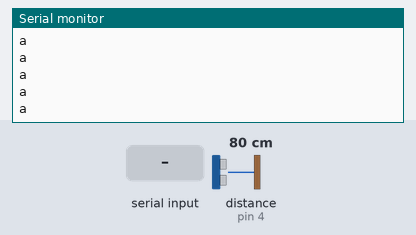
Recording of a sketch running on a simulated Arduino Uno, built with avr-gcc and run on an emulated ATmega328P. Shown: the last lines printed to the serial monitor. Wiring (inferred from the names in the program): ultrasonic range finder: trigger pin 5; echo pin 4. Inputs (shaded band) come from the test bench; at power-on: distance to the obstacle (sensor on pin 4) 80 cm. The echo pulse lasts 58.3 µs per cm.

Above: at 1.2 s.
1.3 s: "1" received over Serial
At 1.38 s:
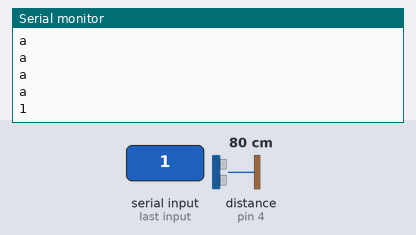
3.2 s: "2" received over Serial
At 3.38 s:
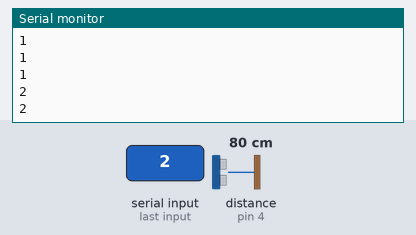

Measured:
- after the input at 1.3 s, the serial monitor: prints a new line after 0.08 s (image 1)
- after the input at 3.2 s, the serial monitor: prints a new line after 0.07 s (image 2)

The sketch:

revise1.ino
```cpp
#include <Stepper.h>
const int stepsPerRevolution = 200;  // change this to fit the number of steps per revolution
// for your motor

// initialize the stepper library on pins 8 through 11:
Stepper myStepper(stepsPerRevolution, 8, 9);


//超声波测距模块 Trig接Arduino板的Digital 5口，触发测距；Echo接Digital 4口，接收距离信号。
int inputPin=4; // 定义超声波信号接收接口
int outputPin=5; // 定义超声波信号发出接口

char ss;//暂存字符，用来判断是否有效
char ch = 'a';//最后获得的字符
int num = 1;//字符转化数字，便于操作
int previous = 0;//上一步的角度
int now;//新一个循环时的角度
int angle[19] = {-1280, -1120, -960, -800, -640, -480, -320, -160, 0, 0, 0, 160, 320, 480, 640, 800, 960, 1120, 1280};//角度列表


void setup()
{
myStepper.setSpeed(100);// set the speed at 20 rpm:
Serial.begin(9600);
pinMode(inputPin, INPUT);
pinMode(outputPin, OUTPUT);
}


void loop()
{
// 超声波模块获取距离数据
digitalWrite(outputPin, LOW); // 使发出发出超声波信号接口低电平2μs
delayMicroseconds(2);
digitalWrite(outputPin, HIGH); // 使发出发出超声波信号接口高电平10μs，这里是至少10μs
delayMicroseconds(10);
digitalWrite(outputPin, LOW); // 保持发出超声波信号接口低电平
int distance = pulseIn(inputPin, HIGH); // 读出脉冲时间
distance= abs(distance/58); // 将脉冲时间转化为距离（单位：厘米）


// 接收上一个板传来的数据并读取最后一个有效值赋值给ch
while (Serial.available() > 0){
  ss=Serial.read();
  if ((ss > '0')&&(ss <= '3')){
  ch = ss;
  }
  delay(2);
}


//如果当前循环中此块板的传感器被触发，那么用此板的标记取代上一个板传来的数据，赋值给ch
if (distance < 20)
ch = 'a';


//将新ch向下传递
Serial.println(ch);


//字符ch与数字num的转化
num = ch - 'a' + 1;

//通过获得的数字，调用数组中的角度值，并通过（now-previous）获得stepper指令
if ((num > 0)&&(num < 11)){
now = angle[num + 8];
if (now != previous ){
  myStepper.step(previous - now);
  previous = now;
}
}

delay(100);
}
```
